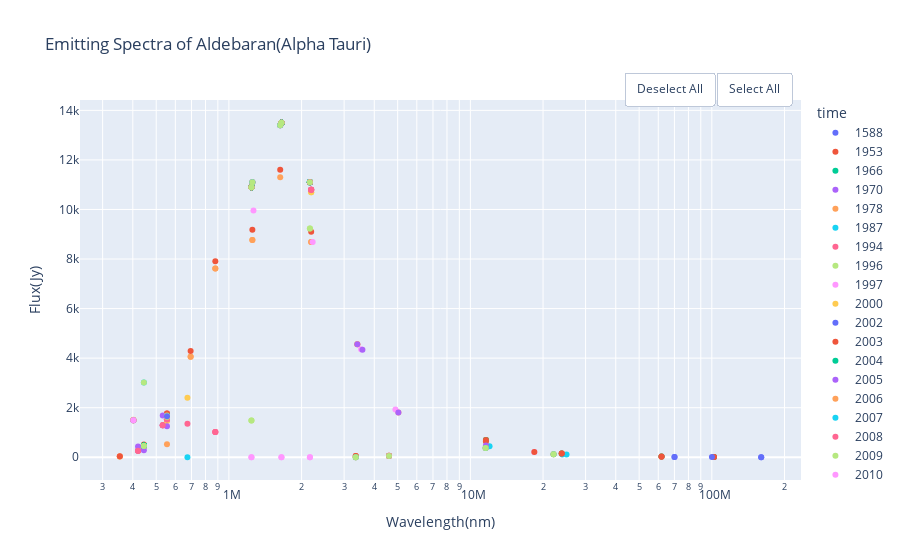

Here is the notebook cell this chart was saved with:
### Markdown cell above
Utilize Plotly to show data collected by year, click the values on the right to hide specific years. While not perfect, generally 1 study is done a year. Utilize the button to hide all the years or show all. There is are viewing options provided by plotly for you to look at if you're interested. The flux is stored in the table in Janskys, while the wavelength is stored as frequency($f=c/\lambda$)

### Code cell
fig=px.scatter(df.sort_values('time'),x="wavelength",y="sed_flux",title="Emitting Spectra of Aldebaran(Alpha Tauri)",log_x=True,color="time",labels={"wavelength": "Wavelength(nm)", "sed_flux": "Flux(Jy)"}) # Defines plotly scatter plot with x axis in logarithmic
fig.update_layout(dict(updatemenus=[
                        dict(
                            type = "buttons",
                            direction = "left",
                            buttons=list([
                                dict(
                                    args=["visible", "legendonly"],
                                    label="Deselect All",
                                    method="restyle"
                                ),
                                dict(
                                    args=["visible", True],
                                    label="Select All",
                                    method="restyle"
                                )
                            ]),
                            pad={"r": 10, "t": 10},
                            showactive=False,
                            x=1,
                            xanchor="right",
                            y=1.1,
                            yanchor="top"
                        ),
                    ]
              ))
fig.show()

### Figure 1 — Plotly figure (JSON) as saved in the notebook; plotly's stock layout.template omitted (floating-point values rounded to 4 significant figures; data arrays with more than 128 entries replaced by an {"elided": "..."} marker saying what was removed)
{"data": [{"hovertemplate": "time=1588<br>Wavelength(nm)=%{x}<br>Flux(Jy)=%{y}<extra></extra>", "legendgroup": "1588", "marker": {"color": "#636efa", "symbol": "circle"}, "mode": "markers", "name": "1588", "orientation": "v", "showlegend": true, "type": "scatter", "x": [554100.0, 554100.0, 554100.0, 554100.0], "xaxis": "x", "y": [1650, 1650, 1650, 1650], "yaxis": "y"}, {"hovertemplate": "time=1953<br>Wavelength(nm)=%{x}<br>Flux(Jy)=%{y}<extra></extra>", "legendgroup": "1953", "marker": {"color": "#EF553B", "symbol": "circle"}, "mode": "markers", "name": "1953", "orientation": "v", "showlegend": true, "type": "scatter", "x": [554100.0, 554100.0, 554100.0, 554100.0, 554100.0, 554100.0, 554100.0, 554100.0], "xaxis": "x", "y": [1650, 1550, 1650, 1770, 1650, 1600, 1650, 1630], "yaxis": "y"}, {"hovertemplate": "time=1966<br>Wavelength(nm)=%{x}<br>Flux(Jy)=%{y}<extra></extra>", "legendgroup": "1966", "marker": {"color": "#00cc96", "symbol": "circle"}, "mode": "markers", "name": "1966", "orientation": "v", "showlegend": true, "type": "scatter", "x": [554100.0], "xaxis": "x", "y": [1650], "yaxis": "y"}, {"hovertemplate": "time=1970<br>Wavelength(nm)=%{x}<br>Flux(Jy)=%{y}<extra></extra>", "legendgroup": "1970", "marker": {"color": "#ab63fa", "symbol": "circle"}, "mode": "markers", "name": "1970", "orientation": "v", "showlegend": true, "type": "scatter", "x": [554100.0], "xaxis": "x", "y": [1740], "yaxis": "y"}, {"hovertemplate": "time=1978<br>Wavelength(nm)=%{x}<br>Flux(Jy)=%{y}<extra></extra>", "legendgroup": "1978", "marker": {"color": "#FFA15A", "symbol": "circle"}, "mode": "markers", "name": "1978", "orientation": "v", "showlegend": true, "type": "scatter", "x": [353300.0, 3402000.0, 444500.0, 2192000.0, 554100.0, 694300.0, 878600.0, 1251000.0, 3402000.0, 2192000.0, 1631000.0, 444500.0, 878600.0, 694300.0, 554100.0, 353300.0, 1251000.0, 5033000.0], "xaxis": "x", "y": [33.9, 4560, 467, 8690, 1650, 4060, 7620, 8770, 4560, 8690, 11300, 467, 7620, 4060, 1650, 33.9, 8770, 1810], "yaxis": "y"}, {"hovertemplate": "time=1987<br>Wavelength(nm)=%{x}<br>Flux(Jy)=%{y}<extra></extra>", "legendgroup": "1987", "marker": {"color": "#19d3f3", "symbol": "circle"}, "mode": "markers", "name": "1987", "orientation": "v", "showlegend": true, "type": "scatter", "x": [554100.0], "xaxis": "x", "y": [1660], "yaxis": "y"}, {"hovertemplate": "time=1994<br>Wavelength(nm)=%{x}<br>Flux(Jy)=%{y}<extra></extra>", "legendgroup": "1994", "marker": {"color": "#FF6692", "symbol": "circle"}, "mode": "markers", "name": "1994", "orientation": "v", "showlegend": true, "type": "scatter", "x": [11600000.0, 23900000.0, 61890000.0, 102000000.0], "xaxis": "x", "y": [700, 153, 25.7, 6.4], "yaxis": "y"}, {"hovertemplate": "time=1996<br>Wavelength(nm)=%{x}<br>Flux(Jy)=%{y}<extra></extra>", "legendgroup": "1996", "marker": {"color": "#B6E880", "symbol": "circle"}, "mode": "markers", "name": "1996", "orientation": "v", "showlegend": true, "type": "scatter", "x": [11600000.0, 11600000.0, 23900000.0, 61890000.0, 102000000.0], "xaxis": "x", "y": [700, 692, 153, 25.7, 6.4], "yaxis": "y"}, {"hovertemplate": "time=1997<br>Wavelength(nm)=%{x}<br>Flux(Jy)=%{y}<extra></extra>", "legendgroup": "1997", "marker": {"color": "#FF97FF", "symbol": "circle"}, "mode": "markers", "name": "1997", "orientation": "v", "showlegend": true, "type": "scatter", "x": [554100.0, 532300.0, 420600.0, 420600.0, 554100.0, 402300.0, 532300.0], "xaxis": "x", "y": [1630, 1290, 264, 264, 1460, 1490, 1290], "yaxis": "y"}, {"hovertemplate": "time=2000<br>Wavelength(nm)=%{x}<br>Flux(Jy)=%{y}<extra></extra>", "legendgroup": "2000", "marker": {"color": "#FECB52", "symbol": "circle"}, "mode": "markers", "name": "2000", "orientation": "v", "showlegend": true, "type": "scatter", "x": [444500.0], "xaxis": "x", "y": [438], "yaxis": "y"}, {"hovertemplate": "time=2002<br>Wavelength(nm)=%{x}<br>Flux(Jy)=%{y}<extra></extra>", "legendgroup": "2002", "marker": {"color": "#636efa", "symbol": "circle"}, "mode": "markers", "name": "2002", "orientation": "v", "showlegend": true, "type": "scatter", "x": [532300.0, 420600.0], "xaxis": "x", "y": [1290, 263], "yaxis": "y"}, {"hovertemplate": "time=2003<br>Wavelength(nm)=%{x}<br>Flux(Jy)=%{y}<extra></extra>", "legendgroup": "2003", "marker": {"color": "#EF553B", "symbol": "circle"}, "mode": "markers", "name": "2003", "orientation": "v", "showlegend": true, "type": "scatter", "x": [1251000.0, 1631000.0, 2192000.0], "xaxis": "x", "y": [11100, 13400, 10800], "yaxis": "y"}, {"hovertemplate": "time=2004<br>Wavelength(nm)=%{x}<br>Flux(Jy)=%{y}<extra></extra>", "legendgroup": "2004", "marker": {"color": "#00cc96", "symbol": "circle"}, "mode": "markers", "name": "2004", "orientation": "v", "showlegend": true, "type": "scatter", "x": [102000000.0, 23900000.0, 11600000.0, 2165000.0, 1651000.0, 61890000.0, 1240000.0], "xaxis": "x", "y": [6.4, 153, 700, 11100, 13500, 25.7, 10900], "yaxis": "y"}, {"hovertemplate": "time=2005<br>Wavelength(nm)=%{x}<br>Flux(Jy)=%{y}<extra></extra>", "legendgroup": "2005", "marker": {"color": "#ab63fa", "symbol": "circle"}, "mode": "markers", "name": "2005", "orientation": "v", "showlegend": true, "type": "scatter", "x": [402300.0, 1240000.0, 1651000.0], "xaxis": "x", "y": [1490, 10900, 13500], "yaxis": "y"}, {"hovertemplate": "time=2006<br>Wavelength(nm)=%{x}<br>Flux(Jy)=%{y}<extra></extra>", "legendgroup": "2006", "marker": {"color": "#FFA15A", "symbol": "circle"}, "mode": "markers", "name": "2006", "orientation": "v", "showlegend": true, "type": "scatter", "x": [1240000.0, 1651000.0, 554100.0, 532300.0, 420600.0, 402300.0, 444500.0, 444500.0], "xaxis": "x", "y": [10900, 13500, 1630, 1290, 264, 1490, 438, 438], "yaxis": "y"}, {"hovertemplate": "time=2007<br>Wavelength(nm)=%{x}<br>Flux(Jy)=%{y}<extra></extra>", "legendgroup": "2007", "marker": {"color": "#19d3f3", "symbol": "circle"}, "mode": "markers", "name": "2007", "orientation": "v", "showlegend": true, "type": "scatter", "x": [12010000.0, 402300.0, 25020000.0, 24020000.0], "xaxis": "x", "y": [447, 1490, 106, 114], "yaxis": "y"}, {"hovertemplate": "time=2008<br>Wavelength(nm)=%{x}<br>Flux(Jy)=%{y}<extra></extra>", "legendgroup": "2008", "marker": {"color": "#FF6692", "symbol": "circle"}, "mode": "markers", "name": "2008", "orientation": "v", "showlegend": true, "type": "scatter", "x": [420600.0, 532300.0], "xaxis": "x", "y": [263, 1290], "yaxis": "y"}, {"hovertemplate": "time=2009<br>Wavelength(nm)=%{x}<br>Flux(Jy)=%{y}<extra></extra>", "legendgroup": "2009", "marker": {"color": "#B6E880", "symbol": "circle"}, "mode": "markers", "name": "2009", "orientation": "v", "showlegend": true, "type": "scatter", "x": [2165000.0, 1651000.0, 1240000.0], "xaxis": "x", "y": [11100, 13500, 10900], "yaxis": "y"}, {"hovertemplate": "time=2010<br>Wavelength(nm)=%{x}<br>Flux(Jy)=%{y}<extra></extra>", "legendgroup": "2010", "marker": {"color": "#FF97FF", "symbol": "circle"}, "mode": "markers", "name": "2010", "orientation": "v", "showlegend": true, "type": "scatter", "x": [2165000.0, 3525000.0, 4893000.0, 2223000.0, 1651000.0, 1264000.0, 2165000.0, 1240000.0, 18400000.0, 1240000.0, 1651000.0], "xaxis": "x", "y": [11100, 4360, 1930, 8690, 13500, 9960, 11100, 10900, 207, 10900, 13500], "yaxis": "y"}, {"hovertemplate": "time=2012<br>Wavelength(nm)=%{x}<br>Flux(Jy)=%{y}<extra></extra>", "legendgroup": "2012", "marker": {"color": "#FECB52", "symbol": "circle"}, "mode": "markers", "name": "2012", "orientation": "v", "showlegend": true, "type": "scatter", "x": [402300.0, 1240000.0, 2192000.0, 554100.0, 444500.0, 1651000.0, 2165000.0, 2192000.0, 2192000.0, 444500.0, 1631000.0, 402300.0, 1251000.0, 554100.0, 444500.0, 402300.0, 554100.0], "xaxis": "x", "y": [1490, 10900, 10700, 1660, 471, 13500, 11100, 10800, 10700, 438, 13400, 1490, 11100, 1630, 464, 1510, 1460], "yaxis": "y"}, {"hovertemplate": "time=2014<br>Wavelength(nm)=%{x}<br>Flux(Jy)=%{y}<extra></extra>", "legendgroup": "2014", "marker": {"color": "#636efa", "symbol": "circle"}, "mode": "markers", "name": "2014", "orientation": "v", "showlegend": true, "type": "scatter", "x": [2165000.0, 1651000.0, 1240000.0], "xaxis": "x", "y": [11100, 13500, 10900], "yaxis": "y"}, {"hovertemplate": "time=2015<br>Wavelength(nm)=%{x}<br>Flux(Jy)=%{y}<extra></extra>", "legendgroup": "2015", "marker": {"color": "#EF553B", "symbol": "circle"}, "mode": "markers", "name": "2015", "orientation": "v", "showlegend": true, "type": "scatter", "x": [554100.0, 353300.0, 444500.0, 694300.0, 2192000.0, 1251000.0, 878600.0, 3352000.0, 3352000.0, 4603000.0, 4603000.0, 11600000.0, 554100.0, 11600000.0, 18400000.0, 23900000.0, 61890000.0, 61890000.0, 23900000.0, 102000000.0, 1631000.0, 102000000.0], "xaxis": "x", "y": [1770, 37.8, 512, 4290, 9100, 9180, 7910, 49, 48.8, 57, 57.4, 700, 1600, 639, 207, 153, 25.7, 24.7, 151, 6.4, 11600, 5.89], "yaxis": "y"}, {"hovertemplate": "time=2016<br>Wavelength(nm)=%{x}<br>Flux(Jy)=%{y}<extra></extra>", "legendgroup": "2016", "marker": {"color": "#00cc96", "symbol": "circle"}, "mode": "markers", "name": "2016", "orientation": "v", "showlegend": true, "type": "scatter", "x": {"elided": "155 float values"}, "xaxis": "x", "y": {"elided": "155 int values"}, "yaxis": "y"}, {"hovertemplate": "time=2017<br>Wavelength(nm)=%{x}<br>Flux(Jy)=%{y}<extra></extra>", "legendgroup": "2017", "marker": {"color": "#ab63fa", "symbol": "circle"}, "mode": "markers", "name": "2017", "orientation": "v", "showlegend": true, "type": "scatter", "x": [3572000.0, 402300.0, 5033000.0, 3402000.0, 2192000.0, 1631000.0, 1251000.0, 532300.0, 420600.0, 554100.0, 11600000.0, 444500.0], "xaxis": "x", "y": [4340, 1490, 1810, 4560, 10800, 13400, 11100, 1690, 429, 1250, 475, 285], "yaxis": "y"}, {"hovertemplate": "time=2018<br>Wavelength(nm)=%{x}<br>Flux(Jy)=%{y}<extra></extra>", "legendgroup": "2018", "marker": {"color": "#FFA15A", "symbol": "circle"}, "mode": "markers", "name": "2018", "orientation": "v", "showlegend": true, "type": "scatter", "x": [4603000.0, 1240000.0, 1651000.0, 1651000.0, 2165000.0, 1240000.0, 1651000.0, 2165000.0, 1240000.0, 3352000.0, 1240000.0, 11570000.0, 22110000.0, 1651000.0, 1240000.0, 3352000.0, 4603000.0, 11570000.0, 22110000.0, 554100.0], "xaxis": "x", "y": [53.1, 10900, 13500, 13500, 11100, 10900, 13500, 11100, 10900, 1.76, 10900, 376, 123, 13500, 10900, 1.76, 53.1, 376, 123, 521], "yaxis": "y"}, {"hovertemplate": "time=2019<br>Wavelength(nm)=%{x}<br>Flux(Jy)=%{y}<extra></extra>", "legendgroup": "2019", "marker": {"color": "#19d3f3", "symbol": "circle"}, "mode": "markers", "name": "2019", "orientation": "v", "showlegend": true, "type": "scatter", "x": [1240000.0, 1251000.0, 2165000.0, 554100.0, 1631000.0, 2165000.0, 3352000.0, 4603000.0, 11570000.0, 22110000.0, 673500.0, 554100.0, 1651000.0, 444500.0], "xaxis": "x", "y": [10900, 11100, 11100, 1630, 13400, 11100, 1.76, 53.1, 376, 123, 0.0507, 1630, 13500, 3020], "yaxis": "y"}, {"hovertemplate": "time=2020<br>Wavelength(nm)=%{x}<br>Flux(Jy)=%{y}<extra></extra>", "legendgroup": "2020", "marker": {"color": "#FF6692", "symbol": "circle"}, "mode": "markers", "name": "2020", "orientation": "v", "showlegend": true, "type": "scatter", "x": [878600.0, 878600.0, 532300.0, 420600.0, 2165000.0, 1651000.0, 1240000.0, 878600.0, 554100.0, 554100.0, 554100.0, 1240000.0, 1651000.0, 2165000.0, 2192000.0, 1240000.0, 1651000.0, 2165000.0, 4603000.0, 673500.0, 4603000.0, 554100.0, 2192000.0, 554100.0, 2192000.0, 2192000.0], "xaxis": "x", "y": [1020, 1020, 1290, 263, 11100, 13500, 10900, 1020, 1530, 1630, 1530, 10900, 13500, 11100, 10800, 10900, 13500, 11100, 53.1, 1350, 53.1, 1530, 10800, 1530, 10800, 10800], "yaxis": "y"}, {"hovertemplate": "time=2021<br>Wavelength(nm)=%{x}<br>Flux(Jy)=%{y}<extra></extra>", "legendgroup": "2021", "marker": {"color": "#B6E880", "symbol": "circle"}, "mode": "markers", "name": "2021", "orientation": "v", "showlegend": true, "type": "scatter", "x": [554100.0, 1240000.0, 1651000.0, 2165000.0, 444500.0, 444500.0, 554100.0, 554100.0, 444500.0, 1651000.0, 1240000.0, 1240000.0, 2165000.0, 554100.0, 22110000.0, 11570000.0, 4603000.0, 3352000.0, 1240000.0, 2165000.0, 1631000.0, 1251000.0], "xaxis": "x", "y": [1630, 10900, 13500, 9230, 467, 451, 1650, 1680, 3020, 13500, 1480, 10900, 11100, 1630, 123, 376, 53.1, 1.76, 1480, 9230, 13400, 11100], "yaxis": "y"}, {"hovertemplate": "time=2022<br>Wavelength(nm)=%{x}<br>Flux(Jy)=%{y}<extra></extra>", "legendgroup": "2022", "marker": {"color": "#FF97FF", "symbol": "circle"}, "mode": "markers", "name": "2022", "orientation": "v", "showlegend": true, "type": "scatter", "x": [2165000.0, 1240000.0, 1651000.0, 2165000.0, 402300.0, 1651000.0, 1240000.0], "xaxis": "x", "y": [6.76e-38, 1.58e-37, 1.05e-37, 6.76e-38, 1490, 1.05e-37, 1.58e-37], "yaxis": "y"}, {"hovertemplate": "time=2023<br>Wavelength(nm)=%{x}<br>Flux(Jy)=%{y}<extra></extra>", "legendgroup": "2023", "marker": {"color": "#FECB52", "symbol": "circle"}, "mode": "markers", "name": "2023", "orientation": "v", "showlegend": true, "type": "scatter", "x": [673500.0], "xaxis": "x", "y": [2400], "yaxis": "y"}, {"hovertemplate": "time=2024<br>Wavelength(nm)=%{x}<br>Flux(Jy)=%{y}<extra></extra>", "legendgroup": "2024", "marker": {"color": "#636efa", "symbol": "circle"}, "mode": "markers", "name": "2024", "orientation": "v", "showlegend": true, "type": "scatter", "x": [70050000.0, 70050000.0, 160100000.0, 160100000.0, 554100.0, 100100000.0], "xaxis": "x", "y": [14.2, 14.3, 2.84, 2.82, 1650, 7.07], "yaxis": "y"}], "layout": {"legend": {"title": {"text": "time"}, "tracegroupgap": 0}, "title": {"text": "Emitting Spectra of Aldebaran(Alpha Tauri)"}, "updatemenus": [{"buttons": [{"args": ["visible", "legendonly"], "label": "Deselect All", "method": "restyle"}, {"args": ["visible", true], "label": "Select All", "method": "restyle"}], "direction": "left", "pad": {"r": 10, "t": 10}, "showactive": false, "type": "buttons", "x": 1, "xanchor": "right", "y": 1.1, "yanchor": "top"}], "xaxis": {"anchor": "y", "domain": [0, 1], "title": {"text": "Wavelength(nm)"}, "type": "log"}, "yaxis": {"anchor": "x", "domain": [0, 1], "title": {"text": "Flux(Jy)"}}}}
